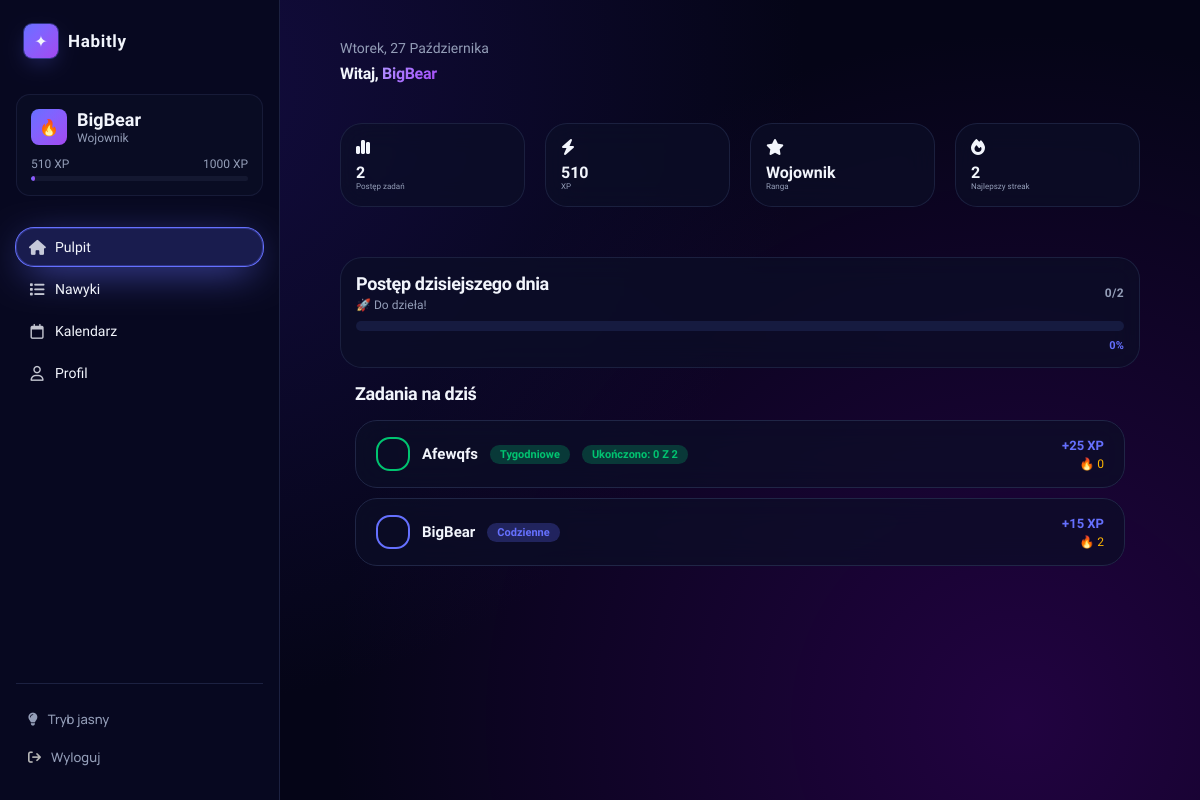
The app's page /dashboard/ (signed in), older data.
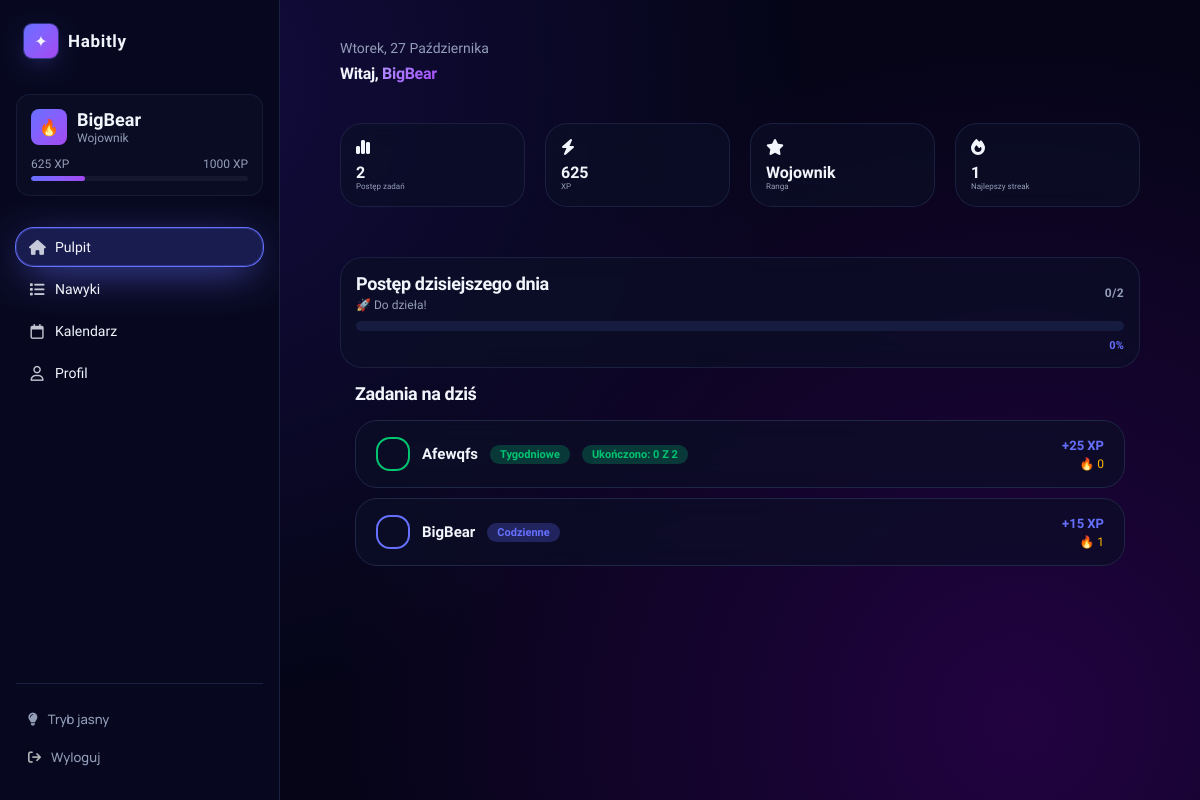
The same page, newer data.
### ToDo/models.py (models this page shows, shortened)
class UserProfile(models.Model):
    user = models.OneToOneField(User, on_delete=models.CASCADE, related_name='profile')
    xp = models.IntegerField(default=0)
    def rank(self):
        if self.xp >= 2000:
            return ('👑', 'Legenda')
        elif self.xp >= 1000:
            return ('💎', 'Mistrz')
        elif self.xp >= 500:
            return ('🔥', 'Wojownik')
        elif self.xp >= 200:
            return ('⚡', 'Adept')
        else:
            return ('🌱', 'Nowicjusz')
    def xp_to_next_rank(self):
        thresholds = [200, 500, 1000, 2000]
        for t in thresholds:
            if self.xp < t:
                return t - self.xp
        return 0
    def rank_progress_percent(self):
        levels = [0, 200, 500, 1000, 2000]
        for i in range(len(levels) - 1):
            if self.xp < levels[i + 1]:
                current = self.xp - levels[i]
                total = levels[i + 1] - levels[i]
                return int((current / total) * 100)
        return 100

class Task(models.Model):
    user = models.ForeignKey(User, on_delete=models.CASCADE, null=True, blank=True)
    TASK_DAILY = "DAILY"
    TASK_WEEKLY = "WEEKLY"
    TASK_ONCE = "ONCE"
    TASK_TODO = "TODO"
    TASK_TYPES = [
        (TASK_DAILY, "Codzienne"),
        (TASK_WEEKLY, "Tygodniowe"),
        (TASK_ONCE, "Jednorazowe"),
        (TASK_TODO, "Do zrobienia"),
    ]
    title = models.CharField(max_length=200)
    description = models.TextField(blank=True, default='')
    color = models.CharField(max_length=20, default='indigo')
    task_type = models.CharField(max_length=10, choices=TASK_TYPES, default=TASK_ONCE)
    date = models.DateField(null=True, blank=True)
    completed = models.BooleanField(default=False)
    completed_date = models.DateField(null=True, blank=True)
    last_completed = models.DateField(null=True, blank=True)
    streak = models.IntegerField(default=0)
    weekly_target = models.IntegerField(null=True, blank=True)
    weekly_progress = models.IntegerField(default=0)
    last_week = models.CharField(max_length=10, null=True, blank=True)
    def is_done_today(self):
        today = timezone.localdate()
        if self.task_type == self.TASK_TODO:
            return self.completed
        if self.task_type == self.TASK_ONCE:
            return self.completed
        if self.task_type == self.TASK_DAILY:
            return self.last_completed == today
        if self.task_type == self.TASK_WEEKLY:
            return self.logs.filter(date=today, completed=True).exists()
        return False
    def weekly_progress_count(self):
        today = timezone.localdate()
        year, week, _ = today.isocalendar()
        return self.logs.filter(
            date__week=week,
            date__year=year,
            completed=True
        ).count()
    def weekly_streak(self):
        if self.task_type != self.TASK_WEEKLY or not self.weekly_target:
            return 0
        today = timezone.localdate()
        week_start = today - timedelta(days=today.weekday())
        streak = 0
        while True:
            week_end = week_start + timedelta(days=6)
            completed_days = (
                self.logs
                .filter(date__range=(week_start, week_end), completed=True)
                .values("date")
                .distinct()
                .count()
            )
            if completed_days >= self.weekly_target:
                streak += 1
                week_start -= timedelta(days=7)
            else:
                break
        return streak

### ToDo/views.py (the view, shortened to what this page needs)
# urls.py: path('dashboard/', views.home, name='home'),
@login_required(login_url='auth')
def home(request):
    today = timezone.localdate()
    form = TaskForm()
    profile, _ = UserProfile.objects.get_or_create(user=request.user)
    tasks = tasks_for_day(request.user, today)
    tasks_list = list(tasks)
    tasks_total = len(tasks_list)
    tasks_done = sum(1 for t in tasks_list if t.is_done_today())
    day_progress = int((tasks_done / tasks_total) * 100) if tasks_total > 0 else 0
    longest_streak_task = Task.objects.filter(
        user=request.user, task_type=Task.TASK_DAILY
    ).order_by('-streak').first()
    longest_streak = longest_streak_task.streak if longest_streak_task else 0
    context = {
        'tasks': tasks_list,
        'form': form,
        'profile': profile,
        'rank_icon': profile.rank()[0],
        'rank_name': profile.rank()[1],
        'progress': profile.rank_progress_percent(),
        'xp_to_next': profile.xp_to_next_rank(),
        'tasks_total': tasks_total,
        'tasks_done': tasks_done,
        'day_progress': day_progress,
        'today': timezone.localdate(),
        'longest_streak': longest_streak,
    }
    return render(request, 'ToDo/main.html', context)

### ToDo/views.py (called while the page is built)
def tasks_for_day(user, day):
    return Task.objects.filter(
        user=user
    ).filter(
        Q(task_type=Task.TASK_DAILY) |
        Q(task_type=Task.TASK_WEEKLY) |
        Q(task_type=Task.TASK_ONCE, date=day) |
        Q(task_type=Task.TASK_TODO, completed=False) |
        Q(task_type=Task.TASK_TODO, completed_date=day)
    )

### ToDo/templates/ToDo/main.html (shortened to what the changed rows need)
{% extends 'ToDo/base.html' %}
{% load static %}
{% block content %}
    <main class="app-content" data-csrf="{{ csrf_token }}">
        <div class="page-header">
            <div>
                <h1 class="header-title">Witaj, <span class="text-gradient">{{ request.user.username }}</span></h1>
            </div>
        </div>
        <div class="stats-grid">
            <div class="glass stat-card top-bloks xp-block">
                <div>
                    <i class="fa-solid fa-bolt"></i>
                </div>
                <p>{{ profile.xp }}</p>
                <p>XP</p>
            </div>
            <div class="glass stat-card top-bloks best-streak-block">
                <div>
                    <i class="fa-solid fa-fire"></i>
                </div>
                <p>{{ longest_streak }}</p>
                <p>Najlepszy streak</p>
            </div>
        </div>
        <section class="progress-bar">
            <div class="progress-bar-wrap glass stat-card">
                <div class="progress-bar-header">
                    <div class="progress-bar-label">
                        <h2>Postęp dzisiejszego dnia</h2>
                    </div>
                </div>
            </div>
        </section>
        <section class="tasks-list">
            <h1>Zadania na dziś</h1>
             <ul class="list-group">
                {% for task in tasks %}
                <li class="my-task glass task-{{ task.task_type|lower }} {% if task.is_done_today %}my-task--done{% endif %}">
                    <div class="task-left">
                        <button class="task-checkbox {% if task.is_done_today %}checked{% endif %}"
                                onclick="toggleTask({{ task.id }}, this)">
                        </button>
                        {% if task.is_done_today %}
                            <s class="task-title done">{{ task.title }}</s>
                        {% else %}
                            <span class="task-title">{{ task.title }}</span>
                        {% endif %}
                        <span class="badge badge-type">{{ task.get_task_type_display }}</span>
                    </div>
                    <div class="task-right">
                        {% if task.task_type == 'ONCE' %}
                            <span class="task-xp">+10 XP</span>
                        {% elif task.task_type == 'DAILY' %}
                            <span class="task-xp">+15 XP</span>
                            <span class="task-streak">🔥 {{ task.streak }}</span>
                        {% elif task.task_type == 'WEEKLY' %}
                            <span class="task-xp">+25 XP</span>
                            <span class="task-streak">🔥 {{ task.weekly_streak }}</span>
                        {% endif %}
                    </div>
                    {% empty %}
                <li class="task-empty">Brak zadań na dziś 🙃</li>
                {% endfor %}
            </ul>
        </section>
    </main>
{% endblock %}

### ToDo/templates/ToDo/base.html (shortened to what this page needs)
<!DOCTYPE html>
<html lang="pl">
{% load static %}
<head>
    <link rel="stylesheet" href="{% static 'css/main.css' %}">
</head>
<body>
<div class="app">
    <aside class="sidebar">
        <div class="sidebar__logo">
            <div class="sidebar__logo-icon">✦</div>
            <span class="sidebar__logo-name">Habitly</span>
        </div>
        <div class="user-card">
          <div class="user-card__top">
            <div class="user-card__avatar">{{ rank_icon }}</div>
            <div>
              <div class="user-card__name">{{ request.user.username }}</div>
              <div class="user-card__level">{{ rank_name }}</div>
            </div>
          </div>
          <div class="xp-bar-labels">
            <span>{{ profile.xp }} XP</span>
            <span>{{ profile.xp|add:xp_to_next }} XP</span>
          </div>
          <div class="xp-bar-track">
            <div class="xp-bar-fill" style="width: {{ progress }}%"></div>
          </div>
        </div>
        <nav class="sidebar-nav ">
            <a href="{% url 'home' %}"
               class="sidebar-link {% if request.resolver_match.url_name == 'home' %}active{% endif %}">
                <i class="fa-solid fa-house"></i>Pulpit
            </a>
            <a href="{% url 'habbits' %}"
               class="sidebar-link {% if request.resolver_match.url_name == 'habbits' %}active{% endif %}">
                <i class="fa-solid fa-list"></i>Nawyki
            </a>
            <a href="{% url 'calendar' %}"
               class="sidebar-link {% if request.resolver_match.url_name == 'calendar' %}active{% endif %}">
                <i class="fa-regular fa-calendar"></i>Kalendarz
            </a>
            <a href="{% url 'profile' %}"
               class="sidebar-link {% if request.resolver_match.url_name == 'profile' %}active{% endif %}">
                <i class="fa-regular fa-user"></i>Profil
            </a>
        </nav>
        <div class="sidebar-footer">
            <button id="theme-toggle" class="sidebar-logout" onclick="toggleTheme()">
                <i class="fa-solid fa-lightbulb"></i>Tryb jasny
            </button>
            <form method="POST" action="{% url 'logout' %}">
            <button type="submit" class="sidebar-logout">
                <i class="fa-solid fa-arrow-right-from-bracket" style="color: rgb(181, 181, 181);"></i>Wyloguj
            </button>
        </form>
        </div>
    </aside>
    {% block content %}
    {% endblock %}
</div>
</body>
</html>

Row changes from the older to the newer data that the page shows:
changed UserProfile: xp "510" → "625"
changed Task "BigBear": streak "2" → "1"
Text that changed along with them:
{{ progress }}: 2 → 25 (drawn)
{{ longest_streak }}: "2" → "1"
